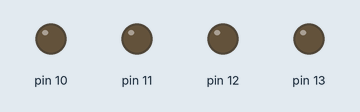
This sketch was run on a simulated Arduino Uno, built with avr-gcc and run on an emulated ATmega328P. Parts: output pins drawn as LEDs (lit = HIGH).

Above: at 0.5 s.
At 1.5 s:
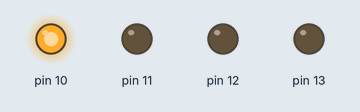
At 2.5 s:
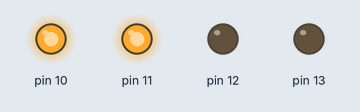
At 3.5 s:
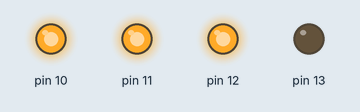
At 4.5 s:
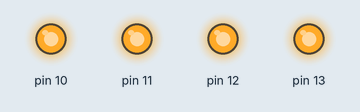
Timing chart, 0 to 6.5 s (numbered marks = the images above):
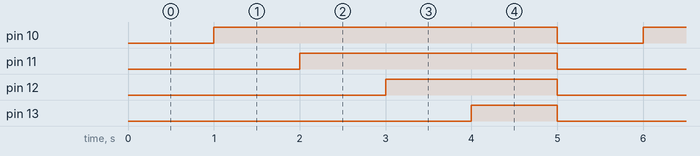

The sketch:

Arduino_exercise_12.ino
```cpp
// the setup function runs once when you press reset or power the board
void setup() {
  for(int i = 10; i <= 13; i++) {
    pinMode(i, OUTPUT);
  }
}

// the loop function runs over and over again forever
void loop() {
  for(int i = 10; i <= 13; i++) { // turn all LED's off
    digitalWrite(i, LOW);
  }
  delay(1000); // wait 1 second

  for(int i = 10; i <= 13; i++) {
    digitalWrite(i, HIGH); // turn each LED on after waiting 1 second
    delay(1000);
  }
}
```

Measured:
- by itself, pin 10: alternates HIGH for 4.0 s and LOW for 1.0 s
- by itself, pin 11: alternates HIGH for 3.0 s and LOW for 2.0 s
- by itself, pin 12: alternates HIGH for 2.0 s and LOW for 3.0 s
- by itself, pin 13: alternates HIGH for 1.0 s and LOW for 4.0 s
